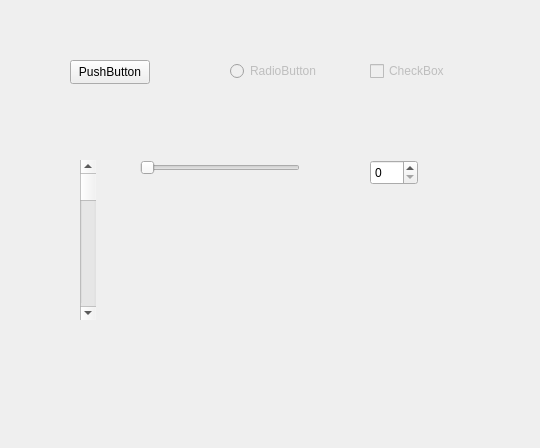
<?xml version="1.0" encoding="UTF-8"?>
<ui version="4.0">
 <class>Widget</class>
 <widget class="QWidget" name="Widget">
  <property name="geometry">
   <rect>
    <x>0</x>
    <y>0</y>
    <width>540</width>
    <height>448</height>
   </rect>
  </property>
  <property name="windowTitle">
   <string>Widget</string>
  </property>
  <widget class="QPushButton" name="pushButton">
   <property name="geometry">
    <rect>
     <x>70</x>
     <y>60</y>
     <width>80</width>
     <height>24</height>
    </rect>
   </property>
   <property name="text">
    <string>PushButton</string>
   </property>
  </widget>
  <widget class="QRadioButton" name="radioButton">
   <property name="enabled">
    <bool>false</bool>
   </property>
   <property name="geometry">
    <rect>
     <x>230</x>
     <y>60</y>
     <width>100</width>
     <height>22</height>
    </rect>
   </property>
   <property name="text">
    <string>RadioButton</string>
   </property>
  </widget>
  <widget class="QScrollBar" name="verticalScrollBar">
   <property name="geometry">
    <rect>
     <x>80</x>
     <y>160</y>
     <width>16</width>
     <height>160</height>
    </rect>
   </property>
   <property name="orientation">
    <enum>Qt::Vertical</enum>
   </property>
  </widget>
  <widget class="QSlider" name="horizontalSlider">
   <property name="geometry">
    <rect>
     <x>140</x>
     <y>160</y>
     <width>160</width>
     <height>16</height>
    </rect>
   </property>
   <property name="orientation">
    <enum>Qt::Horizontal</enum>
   </property>
  </widget>
  <widget class="QSpinBox" name="spinBox">
   <property name="geometry">
    <rect>
     <x>370</x>
     <y>160</y>
     <width>48</width>
     <height>25</height>
    </rect>
   </property>
  </widget>
  <widget class="QCheckBox" name="checkBox">
   <property name="enabled">
    <bool>false</bool>
   </property>
   <property name="geometry">
    <rect>
     <x>370</x>
     <y>60</y>
     <width>87</width>
     <height>22</height>
    </rect>
   </property>
   <property name="text">
    <string>CheckBox</string>
   </property>
  </widget>
 </widget>
 <layoutdefault spacing="6" margin="11"/>
 <resources/>
 <connections/>
</ui>
